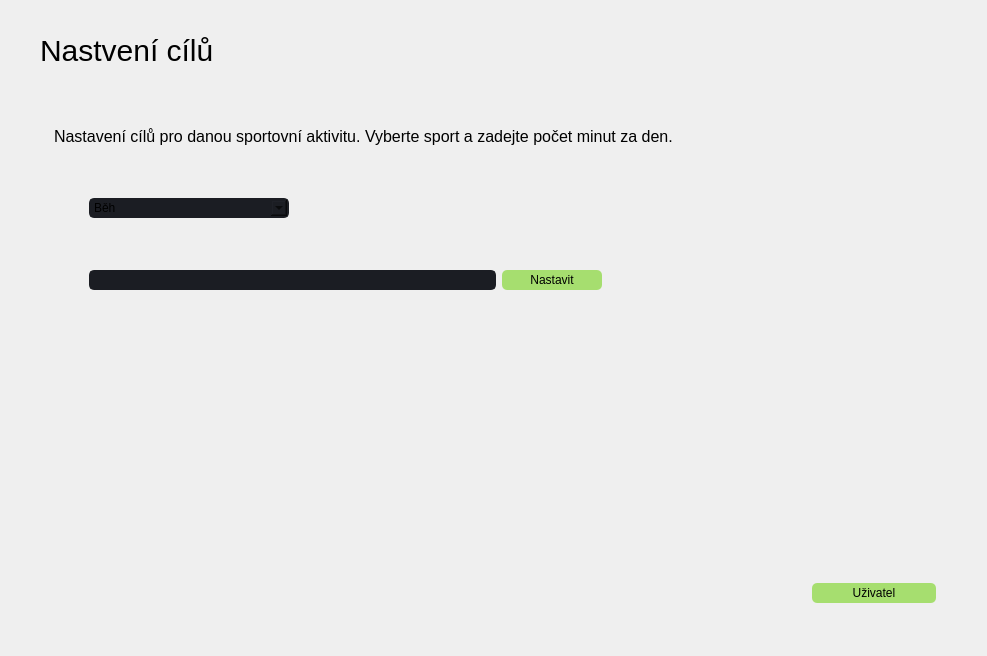
                  <widget class="QWidget" name="goals_info_widget">
                   <property name="autoFillBackground">
                    <bool>false</bool>
                   </property>
                   <property name="styleSheet">
                    <string notr="true">border: none;</string>
                   </property>
                   <layout class="QHBoxLayout" name="horizontalLayout_19">
                    <property name="spacing">
                     <number>0</number>
                    </property>
                    <property name="leftMargin">
                     <number>0</number>
                    </property>
                    <property name="topMargin">
                     <number>0</number>
                    </property>
                    <property name="rightMargin">
                     <number>0</number>
                    </property>
                    <property name="bottomMargin">
                     <number>0</number>
                    </property>
                    <item>
                     <spacer name="horizontalSpacer_63">
                      <property name="orientation">
                       <enum>Qt::Horizontal</enum>
                      </property>
                      <property name="sizeHint" stdset="0">
                       <size>
                        <width>40</width>
                        <height>20</height>
                       </size>
                      </property>
                     </spacer>
                    </item>
                    <item>
                     <widget class="QFrame" name="goals_info_frame">
                      <property name="minimumSize">
                       <size>
                        <width>907</width>
                        <height>0</height>
                       </size>
                      </property>
                      <property name="maximumSize">
                       <size>
                        <width>907</width>
                        <height>16777215</height>
                       </size>
                      </property>
                      <property name="styleSheet">
                       <string notr="true"/>
                      </property>
                      <property name="frameShape">
                       <enum>QFrame::StyledPanel</enum>
                      </property>
                      <property name="frameShadow">
                       <enum>QFrame::Raised</enum>
                      </property>
                      <layout class="QVBoxLayout" name="verticalLayout_10">
                       <property name="spacing">
                        <number>0</number>
                       </property>
                       <property name="leftMargin">
                        <number>0</number>
                       </property>
                       <property name="topMargin">
                        <number>0</number>
                       </property>
                       <property name="rightMargin">
                        <number>0</number>
                       </property>
                       <property name="bottomMargin">
                        <number>0</number>
                       </property>
                       <item>
                        <widget class="QLabel" name="label">
                         <property name="minimumSize">
                          <size>
                           <width>0</width>
                           <height>100</height>
                          </size>
                         </property>
                         <property name="maximumSize">
                          <size>
                           <width>16777215</width>
                           <height>100</height>
                          </size>
                         </property>
                         <property name="styleSheet">
                          <string notr="true">QLabel {
	font-size: 30px;
	qproperty-alignment: AlignCenter;
}</string>
                         </property>
                         <property name="text">
                          <string>Nastvení cílů</string>
                         </property>
                        </widget>
                       </item>
                       <item>
                        <widget class="QLabel" name="label_2">
                         <property name="minimumSize">
                          <size>
                           <width>0</width>
                           <height>72</height>
                          </size>
                         </property>
                         <property name="maximumSize">
                          <size>
                           <width>16777215</width>
                           <height>72</height>
                          </size>
                         </property>
                         <property name="styleSheet">
                          <string notr="true">QLabel {
	font-size: 16px;
	qproperty-alignment: AlignBottom;
	padding-left: 10px;
}</string>
                         </property>
                         <property name="text">
                          <string>Nastavení cílů pro danou sportovní aktivitu. Vyberte sport a zadejte počet minut za den.</string>
                         </property>
                        </widget>
                       </item>
                       <item>
                        <widget class="QFrame" name="goals_box_frame">
                         <property name="minimumSize">
                          <size>
                           <width>0</width>
                           <height>72</height>
                          </size>
                         </property>
                         <property name="maximumSize">
                          <size>
                           <width>16777215</width>
                           <height>72</height>
                          </size>
                         </property>
                         <property name="styleSheet">
                          <string notr="true">border: none;</string>
                         </property>
                         <property name="frameShape">
                          <enum>QFrame::StyledPanel</enum>
                         </property>
                         <property name="frameShadow">
                          <enum>QFrame::Raised</enum>
                         </property>
                         <layout class="QHBoxLayout" name="horizontalLayout_22">
                          <item>
                           <spacer name="horizontalSpacer_17">
                            <property name="orientation">
                             <enum>Qt::Horizontal</enum>
                            </property>
                            <property name="sizeType">
                             <enum>QSizePolicy::Fixed</enum>
                            </property>
                            <property name="sizeHint" stdset="0">
                             <size>
                              <width>40</width>
                              <height>20</height>
                             </size>
                            </property>
                           </spacer>
                          </item>
                          <item>
                           <widget class="QComboBox" name="sports_Box">
                            <property name="minimumSize">
                             <size>
                              <width>200</width>
                              <height>0</height>
                             </size>
                            </property>
                            <property name="acceptDrops">
                             <bool>false</bool>
                            </property>
                            <property name="styleSheet">
                             <string notr="true">QComboBox{
	background-color: rgb(27, 29, 35);
	border-radius: 5px;
	border: 2px solid rgb(27, 29, 35);
}</string>
                            </property>
                            <property name="currentText">
                             <string>Běh</string>
                            </property>
                            <property name="modelColumn">
                             <number>0</number>
                            </property>
                            <item>
                             <property name="text">
                              <string>Běh</string>
                             </property>
                            </item>
                            <item>
                             <property name="text">
                              <string>Bruslení</string>
                             </property>
                            </item>
                            <item>
                             <property name="text">
                              <string>Chůze</string>
                             </property>
                            </item>
                            <item>
                             <property name="text">
                              <string>Cyklistika</string>
                             </property>
                            </item>
                           </widget>
                          </item>
                          <item>
                           <spacer name="horizontalSpacer_16">
                            <property name="orientation">
                             <enum>Qt::Horizontal</enum>
                            </property>
                            <property name="sizeHint" stdset="0">
                             <size>
                              <width>638</width>
                              <height>20</height>
                             </size>
                            </property>
                           </spacer>
                          </item>
                         </layout>
                        </widget>
                       </item>
                       <item>
                        <widget class="QFrame" name="set_goals_frame">
                         <property name="minimumSize">
                          <size>
                           <width>0</width>
                           <height>72</height>
                          </size>
                         </property>
                         <property name="maximumSize">
                          <size>
                           <width>16777215</width>
                           <height>72</height>
                          </size>
                         </property>
                         <property name="styleSheet">
                          <string notr="true">border: none;</string>
                         </property>
                         <property name="frameShape">
                          <enum>QFrame::StyledPanel</enum>
                         </property>
                         <property name="frameShadow">
                          <enum>QFrame::Raised</enum>
                         </property>
                         <layout class="QHBoxLayout" name="horizontalLayout_21">
                          <item>
                           <spacer name="horizontalSpacer_14">
                            <property name="orientation">
                             <enum>Qt::Horizontal</enum>
                            </property>
                            <property name="sizeType">
                             <enum>QSizePolicy::Fixed</enum>
                            </property>
                            <property name="sizeHint" stdset="0">
                             <size>
                              <width>40</width>
                              <height>20</height>
                             </size>
                            </property>
                           </spacer>
                          </item>
                          <item>
                           <widget class="QLineEdit" name="goals_Edit">
                            <property name="minimumSize">
                             <size>
                              <width>407</width>
                              <height>0</height>
                             </size>
                            </property>
                            <property name="maximumSize">
                             <size>
                              <width>600</width>
                              <height>16777215</height>
                             </size>
                            </property>
                            <property name="styleSheet">
                             <string notr="true">QLineEdit {
	background-color: rgb(27, 29, 35);
	border-radius: 5px;
	border: 2px solid rgb(27, 29, 35);
	padding-left: 10px;
}
QLineEdit:hover {
	border: 2px solid rgb(64, 71, 88);
}
QLineEdit:focus {
	border: 2px solid rgb(91, 101, 124);
}</string>
                            </property>
                           </widget>
                          </item>
                          <item>
                           <widget class="QPushButton" name="set_goals_button">
                            <property name="minimumSize">
                             <size>
                              <width>100</width>
                              <height>20</height>
                             </size>
                            </property>
                            <property name="styleSheet">
                             <string notr="true">QPushButton {
	background-color: rgba(115, 210, 22, 150);
	color: rgb(0, 0, 0);
	border: 0px solid rgba(115, 210, 22, 150);
	border-radius: 5px;
}
QPushButton:hover {
	background-color: rgba(115, 210, 22, 200);
}
QPushButton:pressed {
	background-color: rgba(85, 170, 255, 100);
}</string>
                            </property>
                            <property name="text">
                             <string>Nastavit</string>
                            </property>
                           </widget>
                          </item>
                          <item>
                           <spacer name="horizontalSpacer_15">
                            <property name="orientation">
                             <enum>Qt::Horizontal</enum>
                            </property>
                            <property name="sizeHint" stdset="0">
                             <size>
                              <width>40</width>
                              <height>20</height>
                             </size>
                            </property>
                           </spacer>
                          </item>
                         </layout>
                        </widget>
                       </item>
                       <item>
                        <widget class="QFrame" name="goals_switch_frame">
                         <property name="maximumSize">
                          <size>
                           <width>16777215</width>
                           <height>300</height>
                          </size>
                         </property>
                         <property name="styleSheet">
                          <string notr="true">border: none;</string>
                         </property>
                         <property name="frameShape">
                          <enum>QFrame::StyledPanel</enum>
                         </property>
                         <property name="frameShadow">
                          <enum>QFrame::Raised</enum>
                         </property>
                         <layout class="QHBoxLayout" name="horizontalLayout_20">
                          <property name="spacing">
                           <number>0</number>
                          </property>
                          <property name="leftMargin">
                           <number>0</number>
                          </property>
                          <property name="topMargin">
                           <number>0</number>
                          </property>
                          <property name="rightMargin">
                           <number>0</number>
                          </property>
                          <property name="bottomMargin">
                           <number>0</number>
                          </property>
                          <item>
                           <spacer name="horizontalSpacer_13">
                            <property name="orientation">
                             <enum>Qt::Horizontal</enum>
                            </property>
                            <property name="sizeType">
                             <enum>QSizePolicy::Expanding</enum>
                            </property>
                            <property name="sizeHint" stdset="0">
                             <size>
                              <width>40</width>
                              <height>20</height>
                             </size>
                            </property>
                           </spacer>
                          </item>
                          <item>
                           <widget class="QFrame" name="switch_button_frame">
                            <property name="styleSheet">
                             <string notr="true">border: none;</string>
                            </property>
                            <property name="frameShape">
                             <enum>QFrame::StyledPanel</enum>
                            </property>
                            <property name="frameShadow">
                             <enum>QFrame::Raised</enum>
                            </property>
                            <layout class="QVBoxLayout" name="verticalLayout_11">
                             <property name="spacing">
                              <number>0</number>
                             </property>
                             <property name="leftMargin">
                              <number>0</number>
                             </property>
                             <property name="topMargin">
                              <number>0</number>
                             </property>
                             <property name="rightMargin">
                              <number>11</number>
                             </property>
                             <property name="bottomMargin">
                              <number>9</number>
                             </property>
                             <item>
                              <spacer name="verticalSpacer_21">
                               <property name="orientation">
                                <enum>Qt::Vertical</enum>
                               </property>
                               <property name="sizeType">
                                <enum>QSizePolicy::Fixed</enum>
                               </property>
                               <property name="sizeHint" stdset="0">
                                <size>
                                 <width>20</width>
                                 <height>267</height>
                                </size>
                               </property>
                              </spacer>
                             </item>
                             <item>
                              <widget class="QPushButton" name="switch_goals_button">
                               <property name="minimumSize">
                                <size>
                                 <width>124</width>
                                 <height>20</height>
                                </size>
                               </property>
                               <property name="maximumSize">
                                <size>
                                 <width>124</width>
                                 <height>20</height>
                                </size>
                               </property>
                               <property name="styleSheet">
                                <string notr="true">QPushButton {
	background-color: rgba(115, 210, 22, 150);
	color: rgb(0, 0, 0);
	border: 0px solid rgba(115, 210, 22, 150);
	border-radius: 5px;
}
QPushButton:hover {
	background-color: rgba(115, 210, 22, 200);
}
QPushButton:pressed {
	background-color: rgba(85, 170, 255, 100);
}</string>
                               </property>
                               <property name="text">
                                <string>Uživatel</string>
                               </property>
                              </widget>
                             </item>
                             <item>
                              <spacer name="verticalSpacer_6">
                               <property name="orientation">
                                <enum>Qt::Vertical</enum>
                               </property>
                               <property name="sizeHint" stdset="0">
                                <size>
                                 <width>20</width>
                                 <height>40</height>
                                </size>
                               </property>
                              </spacer>
                             </item>
                            </layout>
                           </widget>
                          </item>
                         </layout>
                        </widget>
                       </item>
                       <item>
                        <spacer name="verticalSpacer_9">
                         <property name="orientation">
                          <enum>Qt::Vertical</enum>
                         </property>
                         <property name="sizeHint" stdset="0">
                          <size>
                           <width>20</width>
                           <height>40</height>
                          </size>
                         </property>
                        </spacer>
                       </item>
                      </layout>
                     </widget>
                    </item>
                    <item>
                     <spacer name="horizontalSpacer_62">
                      <property name="orientation">
                       <enum>Qt::Horizontal</enum>
                      </property>
                      <property name="sizeHint" stdset="0">
                       <size>
                        <width>40</width>
                        <height>20</height>
                       </size>
                      </property>
                     </spacer>
                    </item>
                   </layout>
                  </widget>
